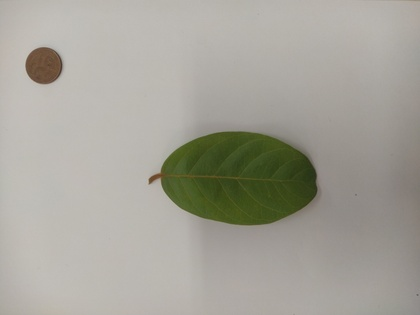
%> input picture imagem1.jpg, 420 x 315 px, shrunk from 4000 x 3000 before the run
$ octave codigo_pdi.m   (GNU Octave 9; MATLAB toolbox functions it lacks are replaced by stand-ins)
%> lines starting %> are read from the running program, lines starting %| are printed output that depends on the picture; in (x1, y1, x2, y2) boxes, pixels count from 0 and x2, y2 are one past the last pixel; in counts of white or black regions, pixels touching at a corner belong together; the program's own positions count from 1
close all %fecha todas as janelas abertas de execu珲es anteriores
clear all %fecha todas as vari醰eis abertas de execu珲es anteriores

% selecionando imagem
im = imread('C:\Users\usuario\Desktop\imagens_selecionadas\imagem1.jpg');
%> im is the input picture: size 315x420x3 uint8; mean R, G, B 164.9, 162.5, 153

% diametro da moeda em milimetros
diametro = 22;

% reduzindo tamano da imagem e gerando im2
l = 1;
for(i = 1:2:size(im,1))
  c = 1;
  for(j = 1:2:size(im,2))
    im2(l,c,1) = im(i,j,1);
    im2(l,c,2) = im(i,j,2);
    im2(l,c,3) = im(i,j,3);
    c++;
  endfor
  l++;
endfor
%> after the loop, l = 159
%
% gerando imagem binaria
for(i=1:size(im2,1))
  for(j=1:size(im2,2))
    if(im2(i,j,1)>110 && im2(i,j,2)>105 && im2(i,j,3)>80)
      im_bin(i,j)=0;
    else
      im_bin(i,j)=1;
    endif
  endfor
endfor
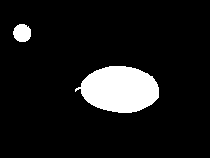
%> im_bin: size 158x210 double; values 0 (black) and 1 (white), 9.5% white; 2 white regions, box (x1, y1, x2, y2) and area: (75, 66, 159, 113) 2898, (13, 24, 31, 42) 260
%
% reduzindo tamano da imagem binaria e gerando im_bin2
l = 1;
for(i = 1:2:size(im_bin,1))
  c = 1;
  for(j = 1:2:size(im_bin,2))
    im_bin2(l,c) = im_bin(i,j);
    c++;
  endfor
  l++;
endfor
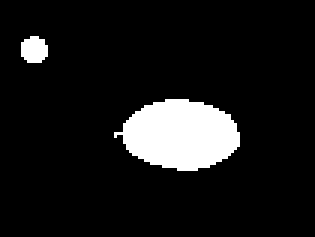
%> im_bin2: size 79x105 double (shown 3 times larger); values 0 (black) and 1 (white), 9.5% white; 2 white regions, box (x1, y1, x2, y2) and area: (38, 33, 80, 57) 725, (7, 12, 16, 21) 66
%> after the loop, l = 80
%
% reduzindo tamano da im_bin2 e gerando im_bin3
l = 1;
for(i = 1:2:size(im_bin2,1))
  c = 1;
  for(j = 1:2:size(im_bin2,2))
    im_bin3(l,c) = im_bin2(i,j);
    c++;
  endfor
  l++;
endfor
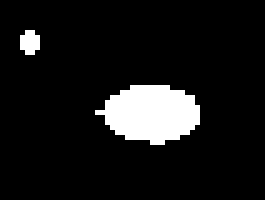
%> im_bin3: size 40x53 double (shown 5 times larger); values 0 (black) and 1 (white), 9.2% white; 2 white regions (1 under 20 px), largest, box (x1, y1, x2, y2) and area: (19, 17, 40, 29) 180
%
%fazendo copia de im_bin3 para im_bin4
im_bin4 = im_bin3;

% removendo ruidos do fundo da imagem im_bin4
for(l=2:size(im_bin3,1)-1)
  for(c=2:size(im_bin3,2)-1)
    if(im_bin3(l,c)==1)
      if(im_bin3(l-1,c) == 0 && im_bin3(l,c-1)==0 && im_bin3(l,c+1)==0 && im_bin3(l+1,c)==0)
        im_bin4(l,c) = 0;
      endif
    endif
  endfor
endfor
for(l=5:size(im_bin3,1)-3)
  for(c=5:size(im_bin3,2)-3)
    if(im_bin3(l,c)==1)

      if(im_bin3(l-3,c) == 0 && im_bin3(l,c-3)==0 && im_bin3(l,c+3)==0 && im_bin3(l+3,c)==0)
        im_bin4(l,c) = 0;
      endif
    endif
  endfor
endfor
%
% removendo ruidos de dentro da moeda e da folha da imagem im_bin4
for(l=2:size(im_bin3,1)-1)
  for(c=2:size(im_bin3,2)-1)
    if(im_bin3(l,c)==0)
      if(im_bin3(l-1,c) == 1 && im_bin3(l,c-1)==1 && im_bin3(l,c+1)==1 && im_bin3(l+1,c)==1)
        im_bin4(l,c) = 1;
      endif
    endif
  endfor
endfor
for(l=5:size(im_bin3,1)-3)
  for(c=5:size(im_bin3,2)-3)
    if(im_bin3(l,c)==0)
      if(im_bin3(l-3,c) == 1 && im_bin3(l,c-3)==1 && im_bin3(l,c+3)==1 && im_bin3(l+3,c)==1)
        im_bin4(l,c) = 1;
      endif
    endif
  endfor
endfor
% copiando as imagens para arquivos diferentes

% marcando cordenadas inicial e final das linhas da primeira imagem encontrada
l_inicio = 0;
l_fim = 0;
for(i = 1:size(im_bin4,1))
  if(im_bin4(i,:) == 0)
  else
    l_inicio = i;
    break;
  endif
endfor
for(i = l_inicio:size(im_bin4,1))
  if(im_bin4(i,:) == 0)
    l_fim = i-1;
    break;
  endif
endfor
%> this loop made 6 passes
%> l_fim on pass 6: 11
%
% marcando as cordenadas inicial e final das colunas da primeira imagem encontrada
c_inicio = 0;
c_fim = 0;
for(i = 1:size(im_bin4,2))
  if(im_bin4(:,i) == 0)
  else
    c_inicio = i;
    break;
  endif
endfor
for(i = c_inicio:size(im_bin4,2))
  if(im_bin4(:,i) == 0)
    c_fim = i-1;
    break;
  endif
endfor
%> this loop made 5 passes
%> c_fim on pass 5: 8
%
% copiando a primeira imagem para um arquivo chamado obj1
l = 1;
for(i = l_inicio:l_fim)
  c = 1;
  for(j = c_inicio:c_fim)
    obj1(l,c) = im_bin4(i,j);
    c++;
  endfor
  l++;
endfor
%> this loop made 5 passes
%> after the loop, obj1 = [0 1 1 0; 1 1 1 1; 1 0 0 1; 1 1 1 1; 0 1 1 0]
%
% marcando as cordenadas das linhas inicial e final da segunda imagem
l_inicio2 = 0;
l_fim2 = 0;
for(i = l_fim + 5:size(im_bin4,1))
  if(im_bin4(i,:) == 0)
  else
    l_inicio2 = i;
    break;
  endif
endfor
%> this loop made 3 passes
%> l_inicio2 on pass 3: 18
for(i = l_inicio2:size(im_bin4,1))
  if(im_bin4(i,:) == 0)
    l_fim2 = i-1;
    break;
  endif
endfor
%> this loop made 13 passes
%> l_fim2 on pass 13: 29
%
% marcando as cordenadas das colunas inicial e final da segunda imagem
c_inicio2 = 0;
c_fim2 = 0;
for(i = c_fim + 5:size(im_bin4,2))
  if(im_bin4(:,i) == 0)
  else
    c_inicio2 = i;
    break;
  endif
endfor
%> this loop made 8 passes
%> c_inicio2 on pass 8: 20
for(i = c_inicio2:size(im_bin4,2))
  if(im_bin4(:,i) == 0)
    c_fim2 = i-1;
    break;
  endif
endfor
%> this loop made 22 passes
%> c_fim2 on pass 22: 40
%
% copiando a segunda imagem para o arquivo obj2
l = 1;
for(i = l_inicio2:l_fim2)
  c = 1;
  for(j = c_inicio2:c_fim2)
    obj2(l,c) = im_bin4(i,j);
    c++;
  endfor
  l++;
endfor
%> this loop made 12 passes
%
% fazendo as medicoes em milimetros
tamanho_pixel_mm = diametro / size(obj1,2);
%> tamanho_pixel_mm = 5.5
largura_obj2 = size(obj2,2) * tamanho_pixel_mm;
%> largura_obj2 = 115.5
altura_obj2 = size(obj2,1) * tamanho_pixel_mm;
%> altura_obj2 = 66

% verificando em qual combinacao de medidas a imagem se encontra

% identificando goiaba
if(largura_obj2 > 70 && largura_obj2 < 130 && altura_obj2 >30 && altura_obj2 <60)
  printf("goiaba");

% identificando manga
elseif(largura_obj2 >130 && largura_obj2 <240 && altura_obj2 >30 && altura_obj2 <50)
  printf("manga");

% identificando caju
elseif(largura_obj2 > 110 && largura_obj2 < 190 && altura_obj2 > 65 && altura_obj2 < 94)
  printf("caju");
endif
% exibindo imagens
figure(1);
imshow(im);

figure(2);
imshow(im2);

figure(3);
imshow(im_bin);

figure(4);
imshow(im_bin2);

figure(5);
imshow(im_bin3);

figure(6);
imshow(im_bin4);

figure(7);
imshow(obj1);

figure(8);
imshow(obj2);

$ run again, with imagem3.jpg copied over imagem1.jpg
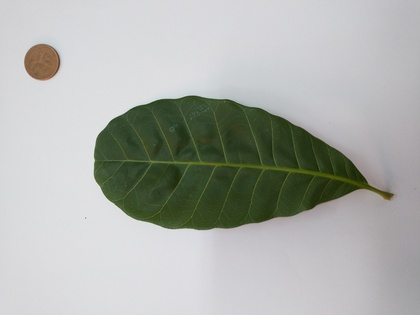
%> input picture imagem3.jpg, 420 x 315 px, shrunk from 4608 x 3456 before the run
%> im is the input picture: size 315x420x3 uint8; mean R, G, B 173.5, 176.2, 171.5
%> after the loop `for(i = 1:2:size(im,1))`: l = 159
%> after the loop `for(i=1:size(im2,1))`:
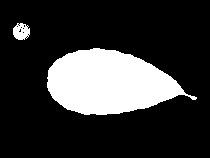
%> im_bin: size 158x210 double; values 0 (black) and 1 (white), 20.6% white; 2 white regions, box (x1, y1, x2, y2) and area: (47, 48, 197, 115) 6636, (13, 23, 30, 40) 214
%> after the loop `for(i = 1:2:size(im_bin,1))`: l = 80
%> after the loop `for(l=5:size(im_bin3,1)-3)`:
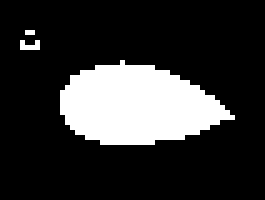
%> im_bin4: size 40x53 double (shown 5 times larger); values 0 (black) and 1 (white), 19.8% white; 3 white regions (2 under 20 px), largest, box (x1, y1, x2, y2) and area: (12, 12, 47, 29) 412
%> the loop `for(i = l_inicio:size(im_bin4,1))` made 2 passes
%> (i, l_fim) on pass 2: (8, 7)
%> the loop `for(i = c_inicio:size(im_bin4,2))` made 5 passes
%> c_fim on pass 5: 8
%> the loop `for(i = l_inicio:l_fim)` made 1 pass
%> (i, l) on pass 1: (7, 2)
%> after the loop `for(i = l_inicio:l_fim)`: obj1 = [0 1 1 0]
%> the loop `for(i = l_fim + 5:size(im_bin4,1))` made 2 passes
%> (i, l_inicio2) on pass 2: (13, 13)
%> the loop `for(i = l_inicio2:size(im_bin4,1))` made 18 passes
%> l_fim2 on pass 18: 29
%> the loop `for(i = c_fim + 5:size(im_bin4,2))` made 1 pass
%> the loop `for(i = c_inicio2:size(im_bin4,2))` made 36 passes
%> c_fim2 on pass 36: 47
%> the loop `for(i = l_inicio2:l_fim2)` made 17 passes
%> tamanho_pixel_mm = 5.5
%> largura_obj2 = 192.5
%> altura_obj2 = 93.5
